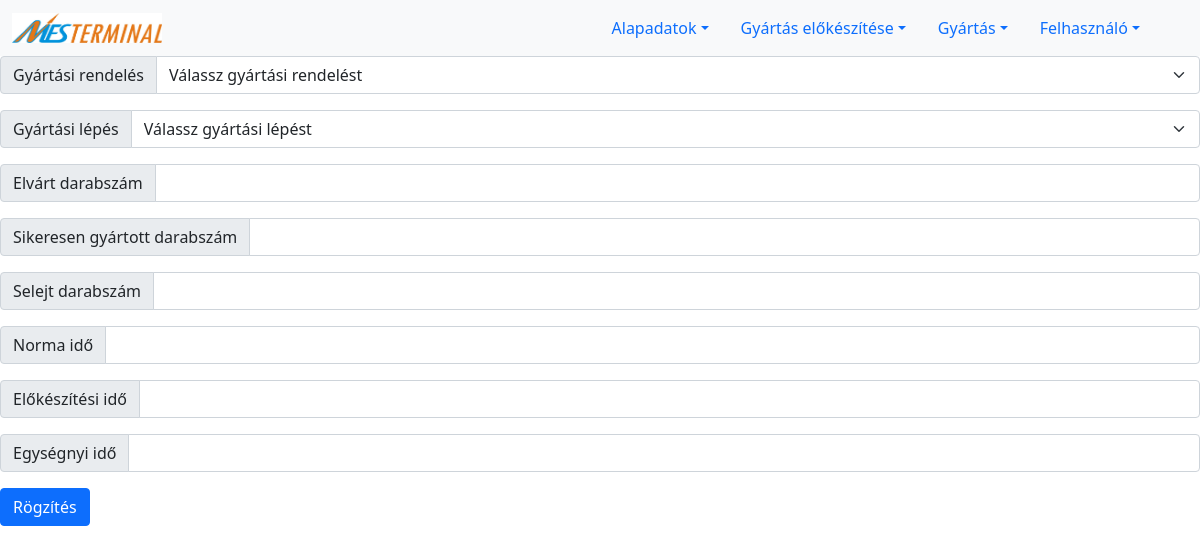
Page /order_manufacturing_step.php on the earlier database version.
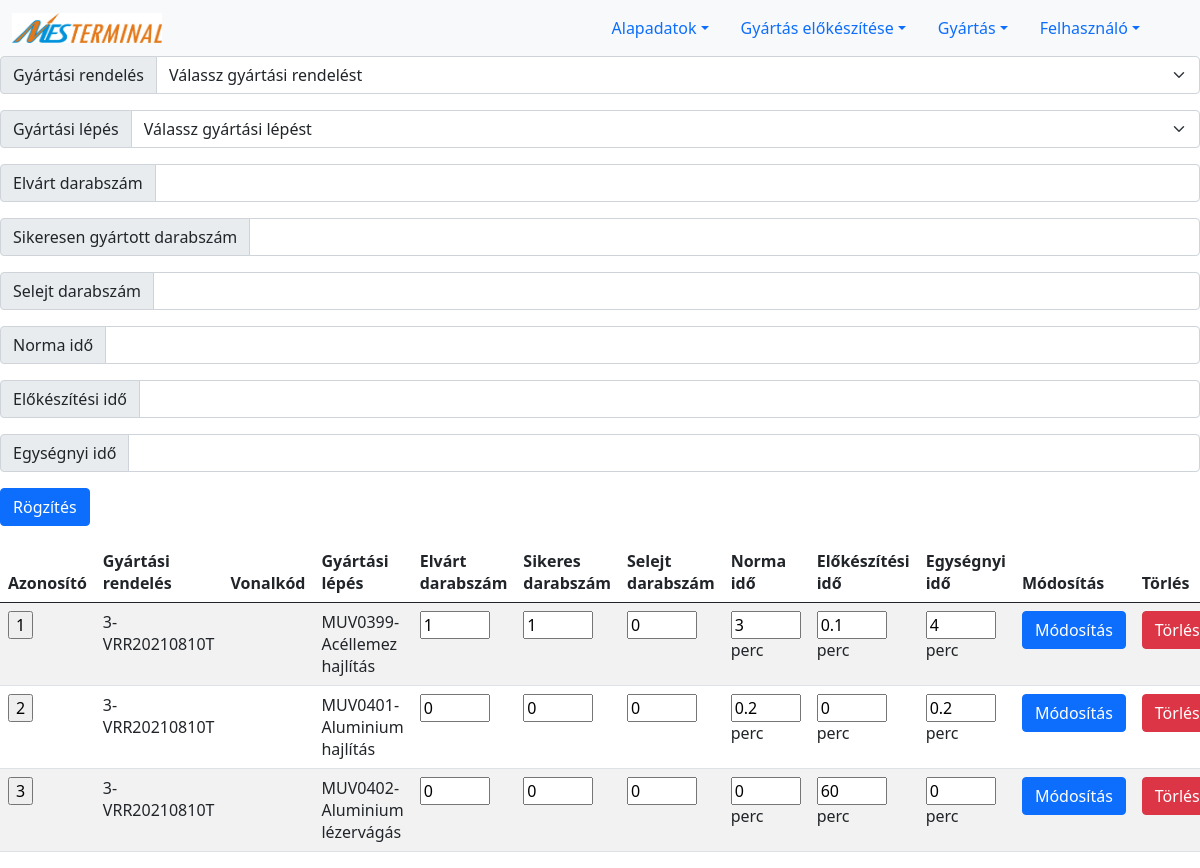
Same page on the later database version.
### tables this page shows
CREATE TABLE `order_manufacturing_step` (
  `ID` int(11) NOT NULL,
  `barcode` varchar(11),
  `order_ID` int(11) NOT NULL,
  `manufacturing_step_ID` int(11) NOT NULL,
  `expected_count` int(11) NOT NULL,
  `pass_count` int(11) DEFAULT NULL,
  `fail_count` int(11) DEFAULT NULL,
  `normal_time` float NOT NULL,
  `preparation_time` float NOT NULL,
  `unit_of_time` float NOT NULL
);

CREATE TABLE `order` (
  `ID` int(11) NOT NULL,
  `barcode` varchar(11) DEFAULT NULL,
  `order_type_ID` int(11) NOT NULL,
  `customer_number` varchar(255) DEFAULT NULL,
  `site_ID` int(11) DEFAULT NULL,
  `product_ID` int(11) DEFAULT NULL,
  `total_count` int(11) NOT NULL,
  `expected_count` int(11) NOT NULL,
  `pass_count` int(11) DEFAULT NULL,
  `fail_count` int(11) DEFAULT NULL,
  `order_status_ID` int(11) DEFAULT NULL
);

CREATE TABLE `manufacturing_step` (
  `ID` int(11) NOT NULL,
  `barcode` varchar(11) DEFAULT NULL,
  `step_code` varchar(7) NOT NULL,
  `name` varchar(255) NOT NULL,
  `category_ID` int(11) DEFAULT NULL
);

### order_manufacturing_step.php (the view, shortened to what the changed rows need)
<?php
include_once("connection.php");
if(!isset($_SESSION['aid'])){
    $adminId='';
}
else{
    $adminId=$_SESSION['aid'];
}
if($adminId != 0){
  $selectOrder="SELECT * from `order`";
  $resultOrder=$conn->query($selectOrder);
include_once("lists/listorder_manufacturing_step.php");
}
?>

### lists/listorder_manufacturing_step.php (shortened to what the changed rows need)
<?php
include "connection.php";
$sql="
SELECT `order_manufacturing_step`.ID as order_manufacturing_step_id,
`manufacturing_step`.step_code as step_code,
`manufacturing_step`.ID as manufacturing_step_ID,
`manufacturing_step`.name as step_name,
`order`.ID as order_id,
`order`.customer_number as customer_number,
`order_manufacturing_step`.barcode,
`order_manufacturing_step`.expected_count,
`order_manufacturing_step`.pass_count,
`order_manufacturing_step`.fail_count,
`order_manufacturing_step`.normal_time,
`order_manufacturing_step`.preparation_time,
`order_manufacturing_step`.unit_of_time
from `order_manufacturing_step`
INNER JOIN `manufacturing_step` on `order_manufacturing_step`.manufacturing_step_ID=`manufacturing_step`.ID
INNER JOIN `order` on `order_manufacturing_step`.`order_ID`=`order`.ID
WHERE `order`.`order_status_ID`>'1'
";
$resultWorkers = $conn -> query($sql);
if ($resultWorkers->num_rows > 0) {
    print '
    <div style="overflow: scroll">
    <table class="table table-striped" style="overflow: scroll">
        <thead>
        <tr>
            <th scope="col">Azonosító</th>
            <th scope="col">Gyártási rendelés</th>
            <th scope="col">Vonalkód </th>
            <th scope="col">Gyártási lépés</th>
            <th scope="col">Elvárt darabszám</th>
            <th scope="col">Sikeres darabszám</th>
            <th scope="col">Selejt darabszám</th>
			<th scope="col">Norma idő</th>
			<th scope="col">Előkészítési idő</th>
			<th scope="col">Egységnyi idő</th>
			<th scope="col">Módosítás</th>
			<th scope="col">Törlés</th>
        </tr>
        </thead>
        <tbody>
        ';
    while($row = $resultWorkers->fetch_assoc()) {
        print '
            <tr>
			<form action="worksheetId.php" method="POST">
			<input type="hidden" name="sheetId" value="'.$row["order_manufacturing_step_id"].'" class="btn">
			<td><input type="submit" value="'.$row["order_manufacturing_step_id"].'"></td>
			</form>
			<form action="feldolgozok/modifyorder_manufacturing_step.php" method="POST">
			<td>'.$row["order_id"].'-'.$row["customer_number"].'</td>
			<td>'.$row["barcode"].'</td>
            <td>'.$row["step_code"].'-'.$row["step_name"].'</td>
            <td><input type="text" name="expected_count" value="'.$row["expected_count"].'" style="width:70px"></td>
			<td><input type="text" name="pass_count" value="'.$row["pass_count"].'" style="width:70px"></td>
            <td><input type="text" name="fail_count" value="'.$row["fail_count"].'" style="width:70px"></td>
			<td><input type="text" name="normal_time" value="'.$row["normal_time"].'" style="width:70px">perc</td>
			<td><input type="text" name="preparation_time" value="'.$row["preparation_time"].'" style="width:70px">perc</td>
			<td><input type="text" name="unit_of_time" value="'.$row["unit_of_time"].'" style="width:70px">perc</td>
			<td><input type="hidden" name="ordmanstus_id" value="'.$row["order_manufacturing_step_id"].'"><input type="submit" value="Módosítás" class="btn btn-primary"></td>
            </form>
			<form action="feldolgozok/deleteOrderManufacturingStep.php" method="POST">
			<td><input type="hidden" name="ordmanstus_id" value="'.$row["order_id"].'">
			<input type="hidden" name="step_barcode" value="'.$row["step_code"].'">
			<input type="submit" value="Törlés" class="btn btn-danger"></td>
			</form>
			</tr>';
    }
    print '
        </tbody>
        </table>
        </div>';
}else{
}
?>

Differences in the rows shown:
added order_manufacturing_step: ID "1", order_ID.ID "3", order_ID.customer_number "VRR20210810T", manufacturing_step_ID.step_code "MUV0399", manufacturing_step_ID.name "Acéllemez hajlítás", expected_count "1", pass_count "1", fail_count "0", normal_time "3", preparation_time "0.1", unit_of_time "4"
added order_manufacturing_step: ID "2", order_ID.ID "3", order_ID.customer_number "VRR20210810T", manufacturing_step_ID.step_code "MUV0401", manufacturing_step_ID.name "Aluminium hajlítás", expected_count "0", pass_count "0", fail_count "0", normal_time "0.2", preparation_time "0", unit_of_time "0.2"
added order_manufacturing_step: ID "3", order_ID.ID "3", order_ID.customer_number "VRR20210810T", manufacturing_step_ID.step_code "MUV0402", manufacturing_step_ID.name "Aluminium lézervágás", expected_count "0", pass_count "0", fail_count "0", normal_time "0", preparation_time "60", unit_of_time "0"
Other differences:
text now shown: "Azonosító Gyártási rendelés Vonalkód Gyártási lépés Elvárt darabszám Sikeres darabszám Selejt darabszám Norma idő Előkészítési idő Egységnyi idő Módosítás Törlés"
